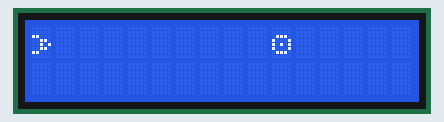
Bench run of a sketch on a simulated Arduino Uno, built with avr-gcc and run on an emulated ATmega328P. Parts: 16×2 character LCD.

Above: at 0.26 s.
At 0.67 s:
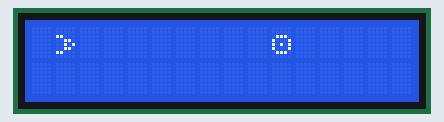
At 1.07 s:
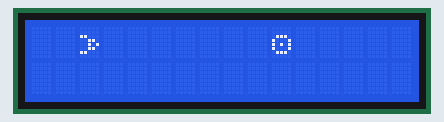
At 2.28 s:
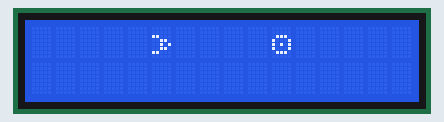
At 3.08 s:
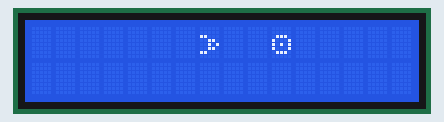
At 4.1 s:
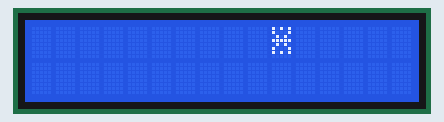

Measured:
- by itself, everything shown: repeats every 4.7 s, in 11 steps
- what the display in image 1 shows lasts 0.4 s, from 0.5 s to 0.9 s
- what the display in image 5 shows lasts 0.7 s, from 4.1 s to 4.8 s

The sketch:

11_lcd_charMKR_loop.ino
```cpp
// include the library code:
#include <LiquidCrystal.h>

// initialize the library with the numbers of the interface pins
LiquidCrystal lcd(0, 1, 2, 3, 4, 5);

byte rocket[8] = {
  0b00000,
  0b00000,
  0b11000,
  0b00110,
  0b00101,
  0b00110,
  0b11000
};

byte target[8] = {
  0b00000,
  0b00000,
  0b01110,
  0b10001,
  0b10101,
  0b10001,
  0b01110
};

byte explosion[8] = {
  0b10101,
  0b10001,
  0b01010,
  0b11111,
  0b01010,
  0b10001,
  0b10101
};

int i=0, tr_pos=10;

void setup() {
  // set up the LCD's number of columns and rows:
  lcd.begin(16, 2);

  // set up our special symbols
  //lcd.createChar(0, smiley);
  lcd.createChar(0, rocket);
  lcd.createChar(1, target);
  lcd.createChar(2, explosion);

  // just a smile
  //lcd.write(byte(0));
}

// empty loop for a smile
//void loop() {}

void loop() {
  //lcd.clear();

  i=0;
  while (i < tr_pos) {

    lcd.setCursor(i, 0);
    lcd.write(byte(0));

    lcd.setCursor(tr_pos, 0);
    lcd.write(byte(1));

    i=i+1;
    delay(400);
    lcd.clear();
  }

  lcd.setCursor(tr_pos, 0);
  lcd.write(byte(2));

  delay(700);
}
```

11_loop_p1.c
```cpp
#include <stdio.h>
#include <stdlib.h>

int main()
{
    int c=1;
    int s=1;
    while ( c <= 10 ) {
        while ( s <= c ) {
            printf("* ");
            s=s+1;
        }
        printf("\n");
        c=c+1;
        s=1;
    }
    printf("C is bigger than 10, C=%d",c);
    return 0;
}
```
